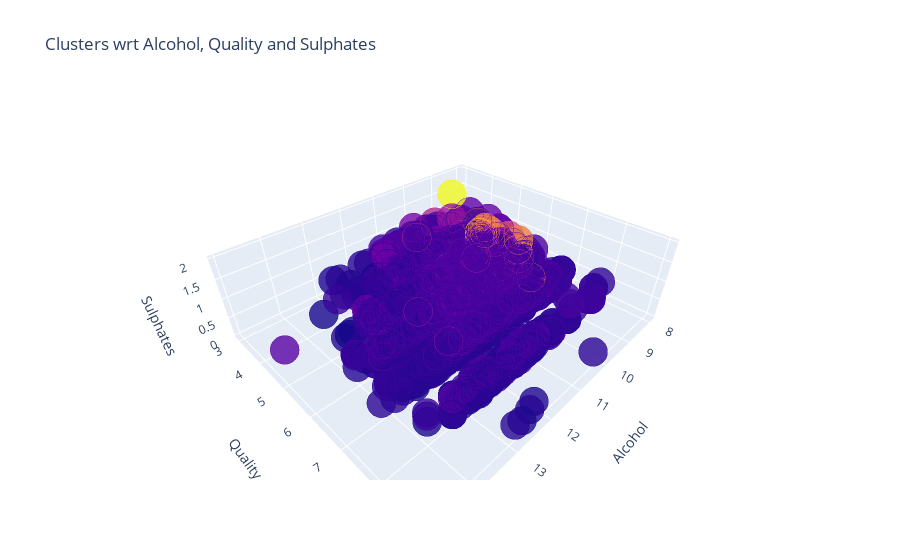

Write notebook code for a chart like this one.
### Code cell
import plotly as py
import plotly.graph_objs as go

trace1 = go.Scatter3d(
    x= data['alcohol'],
    y= data['quality'],
    z= data['sulphates'],
    mode='markers',
     marker=dict(
        color = data['chlorides'], 
        size= 10,
        line=dict(
            color= data['chlorides'],
            width= 12
        ),
        opacity=0.8
     )
)
data1 = [trace1]
layout = go.Layout(
    title= 'Clusters wrt Alcohol, Quality and Sulphates',
    scene = dict(
            xaxis = dict(title  = 'Alcohol'),
            yaxis = dict(title  = 'Quality'),
            zaxis = dict(title  = 'Sulphates')
        )
)
fig = go.Figure(data=data1, layout=layout)
py.offline.iplot(fig)

### Figure 1 — Plotly figure (JSON) as saved in the notebook; plotly's stock layout.template omitted (floating-point values rounded to 4 significant figures; data arrays with more than 128 entries replaced by an {"elided": "..."} marker saying what was removed)
{"data": [{"marker": {"color": {"elided": "6497 float values"}, "line": {"color": {"elided": "6497 float values"}, "width": 12}, "opacity": 0.8, "size": 10}, "mode": "markers", "type": "scatter3d", "x": {"elided": "6497 float values"}, "y": {"elided": "6497 int values"}, "z": {"elided": "6497 float values"}}], "layout": {"scene": {"xaxis": {"title": {"text": "Alcohol"}}, "yaxis": {"title": {"text": "Quality"}}, "zaxis": {"title": {"text": "Sulphates"}}}, "title": {"text": "Clusters wrt Alcohol, Quality and Sulphates"}}}
